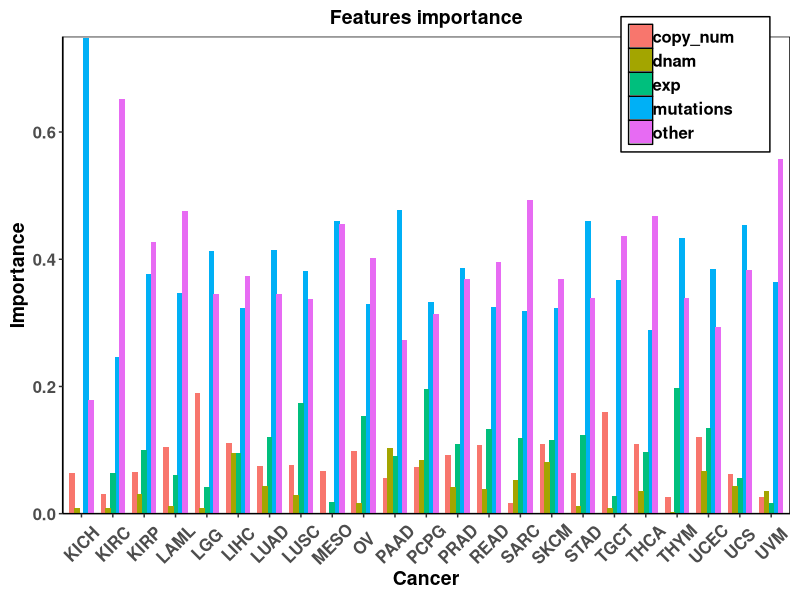

Reproduce this figure in R.
library(ggplot2)
databar1<-read.table('../results/each_cancer_fea.txt', header=T, sep='\t', encoding="UTF-8")
print(databar1)
theme_bar <- function(..., bg='white'){
  require(grid)
  theme_classic(...) +
    theme(rect=element_rect(fill=bg),
          plot.margin=unit(rep(0.5,4), 'lines'),
          panel.background=element_rect(fill='transparent', color='black'),
          plot.title = element_text(hjust = 0.5, face = "bold",size = 14),
          panel.border=element_rect(fill='transparent', color='transparent'),
          panel.grid=element_blank(),
          #axis.title.x = element_blank(),
          axis.title.y=element_text(face = "bold",size = 14),
          axis.title.x=element_text(face = "bold",size = 14),
          axis.title=element_text(face = "bold",size = 14),
          axis.text = element_text(face = "bold",size = 12),
          axis.text.x = element_text(angle=45, hjust = 0.5, vjust = 0.5, face = "bold",size = 12),
          # axis.ticks = element_line(color='black'),
          # axis.ticks.margin = unit(0.8,"lines"),
          legend.title=element_blank(),
          # legend.justification=c(1,0),
          legend.position=c(0.87, 0.9),
          # legend.position='top',
          legend.direction = "vertical",
          # legend.spacing.x = unit(2, 'cm'),
          legend.text = element_text(face = "bold",size = 12,margin = margin(r=20)),
          legend.background = element_rect( linetype="solid",colour ="black")
          # legend.margin=margin(0,0,-7,0)
          # legend.box.margin =margin(-10,0,0,0)
    )
  
}
q2<-ggplot(data=databar1, mapping=aes(x = Cancer, y = Importance,fill=Features))+
    geom_bar(stat="identity",position=position_dodge(0.75))+
    labs(title = "Features importance")+
    theme_bar()+ 
    coord_cartesian(ylim=c(0,0.75))+
    scale_y_continuous(expand = c(0, 0))
q2
#theme函数设置
